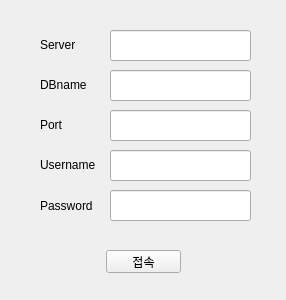
<?xml version="1.0" encoding="UTF-8"?>
<ui version="4.0">
 <class>widget</class>
 <widget class="QWidget" name="widget">
  <property name="geometry">
   <rect>
    <x>0</x>
    <y>0</y>
    <width>286</width>
    <height>300</height>
   </rect>
  </property>
  <property name="windowTitle">
   <string>접속설정</string>
  </property>
  <widget class="QLabel" name="label">
   <property name="geometry">
    <rect>
     <x>40</x>
     <y>35</y>
     <width>81</width>
     <height>20</height>
    </rect>
   </property>
   <property name="text">
    <string>Server</string>
   </property>
  </widget>
  <widget class="QLabel" name="label_2">
   <property name="geometry">
    <rect>
     <x>40</x>
     <y>115</y>
     <width>71</width>
     <height>20</height>
    </rect>
   </property>
   <property name="text">
    <string>Port</string>
   </property>
  </widget>
  <widget class="QLabel" name="label_3">
   <property name="geometry">
    <rect>
     <x>40</x>
     <y>157</y>
     <width>71</width>
     <height>16</height>
    </rect>
   </property>
   <property name="text">
    <string>Username</string>
   </property>
  </widget>
  <widget class="QLabel" name="label_4">
   <property name="geometry">
    <rect>
     <x>40</x>
     <y>200</y>
     <width>56</width>
     <height>12</height>
    </rect>
   </property>
   <property name="text">
    <string>Password</string>
   </property>
  </widget>
  <widget class="QLabel" name="label_5">
   <property name="geometry">
    <rect>
     <x>40</x>
     <y>77</y>
     <width>61</width>
     <height>16</height>
    </rect>
   </property>
   <property name="text">
    <string>DBname</string>
   </property>
  </widget>
  <widget class="QPushButton" name="pushButton">
   <property name="geometry">
    <rect>
     <x>106</x>
     <y>250</y>
     <width>75</width>
     <height>23</height>
    </rect>
   </property>
   <property name="text">
    <string>접속</string>
   </property>
  </widget>
  <widget class="QLineEdit" name="lineEdit">
   <property name="geometry">
    <rect>
     <x>110</x>
     <y>30</y>
     <width>141</width>
     <height>31</height>
    </rect>
   </property>
   <property name="maxLength">
    <number>20</number>
   </property>
  </widget>
  <widget class="QLineEdit" name="lineEdit_2">
   <property name="geometry">
    <rect>
     <x>110</x>
     <y>70</y>
     <width>141</width>
     <height>31</height>
    </rect>
   </property>
   <property name="maxLength">
    <number>15</number>
   </property>
  </widget>
  <widget class="QLineEdit" name="lineEdit_3">
   <property name="geometry">
    <rect>
     <x>110</x>
     <y>110</y>
     <width>141</width>
     <height>31</height>
    </rect>
   </property>
   <property name="maxLength">
    <number>4</number>
   </property>
  </widget>
  <widget class="QLineEdit" name="lineEdit_4">
   <property name="geometry">
    <rect>
     <x>110</x>
     <y>150</y>
     <width>141</width>
     <height>31</height>
    </rect>
   </property>
   <property name="maxLength">
    <number>15</number>
   </property>
  </widget>
  <widget class="QLineEdit" name="lineEdit_5">
   <property name="enabled">
    <bool>true</bool>
   </property>
   <property name="geometry">
    <rect>
     <x>110</x>
     <y>190</y>
     <width>141</width>
     <height>31</height>
    </rect>
   </property>
   <property name="font">
    <font>
     <family>굴림</family>
     <pointsize>7</pointsize>
     <weight>50</weight>
     <bold>false</bold>
    </font>
   </property>
   <property name="acceptDrops">
    <bool>true</bool>
   </property>
   <property name="maxLength">
    <number>15</number>
   </property>
   <property name="echoMode">
    <enum>QLineEdit::Password</enum>
   </property>
  </widget>
 </widget>
 <resources/>
 <connections/>
</ui>
